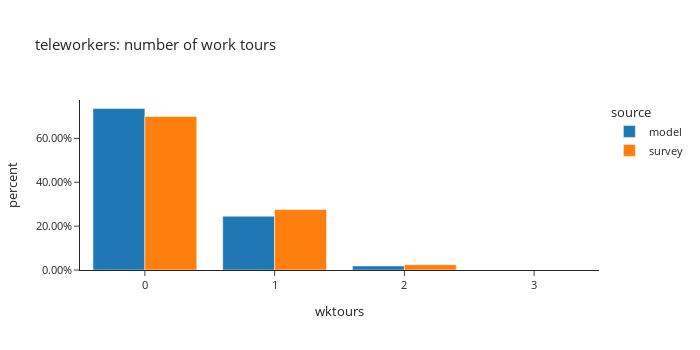

Here is the notebook cell this chart was saved with:
### Code cell
_df = workers[workers['worker_type']=="telecommuter"].groupby(['source','wktours'])['pdexpfac'].sum().reset_index()
_df['percent'] = _df.groupby(['source'], group_keys=False)['pdexpfac'].apply(lambda x: x / float(x.sum()))
fig = px.bar(_df, x="wktours", y="percent", color="source",
             barmode="group",template="simple_white",
             title= "teleworkers: number of work tours")
fig.update_layout(height=350, width=700, font=dict(size=11),
                  yaxis_tickformat = '.2%')
fig.show()

### Figure 1 — Plotly figure (JSON) as saved in the notebook; plotly's stock layout.template omitted (floating-point values rounded to 4 significant figures)
{"data": [{"alignmentgroup": "True", "hovertemplate": "source=model<br>wktours=%{x}<br>percent=%{y}<extra></extra>", "legendgroup": "model", "marker": {"color": "#1F77B4", "pattern": {"shape": ""}}, "name": "model", "offsetgroup": "model", "orientation": "v", "showlegend": true, "textposition": "auto", "type": "bar", "x": [0, 1, 2, 3], "xaxis": "x", "y": [0.7362, 0.245, 0.01831, 0.0004626], "yaxis": "y"}, {"alignmentgroup": "True", "hovertemplate": "source=survey<br>wktours=%{x}<br>percent=%{y}<extra></extra>", "legendgroup": "survey", "marker": {"color": "#FF7F0E", "pattern": {"shape": ""}}, "name": "survey", "offsetgroup": "survey", "orientation": "v", "showlegend": true, "textposition": "auto", "type": "bar", "x": [0, 1, 2], "xaxis": "x", "y": [0.6999, 0.2758, 0.02435], "yaxis": "y"}], "layout": {"barmode": "group", "font": {"size": 11}, "height": 350, "legend": {"title": {"text": "source"}, "tracegroupgap": 0}, "title": {"text": "teleworkers: number of work tours"}, "width": 700, "xaxis": {"anchor": "y", "domain": [0.0, 1.0], "title": {"text": "wktours"}}, "yaxis": {"anchor": "x", "domain": [0.0, 1.0], "tickformat": ".2%", "title": {"text": "percent"}}}}
